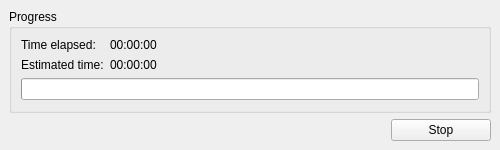
<?xml version="1.0" encoding="UTF-8"?>
<ui version="4.0">
 <class>RenderProgress</class>
 <widget class="QMainWindow" name="RenderProgress">
  <property name="windowModality">
   <enum>Qt::WindowModal</enum>
  </property>
  <property name="geometry">
   <rect>
    <x>0</x>
    <y>0</y>
    <width>500</width>
    <height>150</height>
   </rect>
  </property>
  <property name="minimumSize">
   <size>
    <width>500</width>
    <height>150</height>
   </size>
  </property>
  <property name="maximumSize">
   <size>
    <width>500</width>
    <height>150</height>
   </size>
  </property>
  <property name="windowTitle">
   <string>Please wait...</string>
  </property>
  <property name="layoutDirection">
   <enum>Qt::LeftToRight</enum>
  </property>
  <widget class="QWidget" name="centralwidget">
   <layout class="QVBoxLayout" name="verticalLayout">
    <item>
     <widget class="QGroupBox" name="groupBox">
      <property name="title">
       <string>Progress</string>
      </property>
      <layout class="QFormLayout" name="formLayout">
       <item row="0" column="0">
        <widget class="QLabel" name="labelElapsed">
         <property name="text">
          <string>Time elapsed:</string>
         </property>
        </widget>
       </item>
       <item row="1" column="0">
        <widget class="QLabel" name="labelEstimate">
         <property name="text">
          <string>Estimated time:</string>
         </property>
        </widget>
       </item>
       <item row="2" column="0" colspan="2">
        <widget class="QProgressBar" name="progressBar">
         <property name="value">
          <number>0</number>
         </property>
         <property name="textVisible">
          <bool>false</bool>
         </property>
         <property name="textDirection">
          <enum>QProgressBar::TopToBottom</enum>
         </property>
        </widget>
       </item>
       <item row="0" column="1">
        <widget class="QLabel" name="labelElapsedTime">
         <property name="text">
          <string>00:00:00</string>
         </property>
        </widget>
       </item>
       <item row="1" column="1">
        <widget class="QLabel" name="labelEstimateTime">
         <property name="text">
          <string>00:00:00</string>
         </property>
        </widget>
       </item>
      </layout>
     </widget>
    </item>
    <item>
     <layout class="QHBoxLayout" name="horizontalLayout">
      <item>
       <spacer name="horizontalSpacer">
        <property name="orientation">
         <enum>Qt::Horizontal</enum>
        </property>
        <property name="sizeHint" stdset="0">
         <size>
          <width>40</width>
          <height>20</height>
         </size>
        </property>
       </spacer>
      </item>
      <item>
       <widget class="QPushButton" name="stopButton">
        <property name="minimumSize">
         <size>
          <width>100</width>
          <height>0</height>
         </size>
        </property>
        <property name="maximumSize">
         <size>
          <width>75</width>
          <height>16777215</height>
         </size>
        </property>
        <property name="text">
         <string>Stop</string>
        </property>
       </widget>
      </item>
     </layout>
    </item>
   </layout>
  </widget>
 </widget>
 <resources/>
 <connections/>
</ui>
